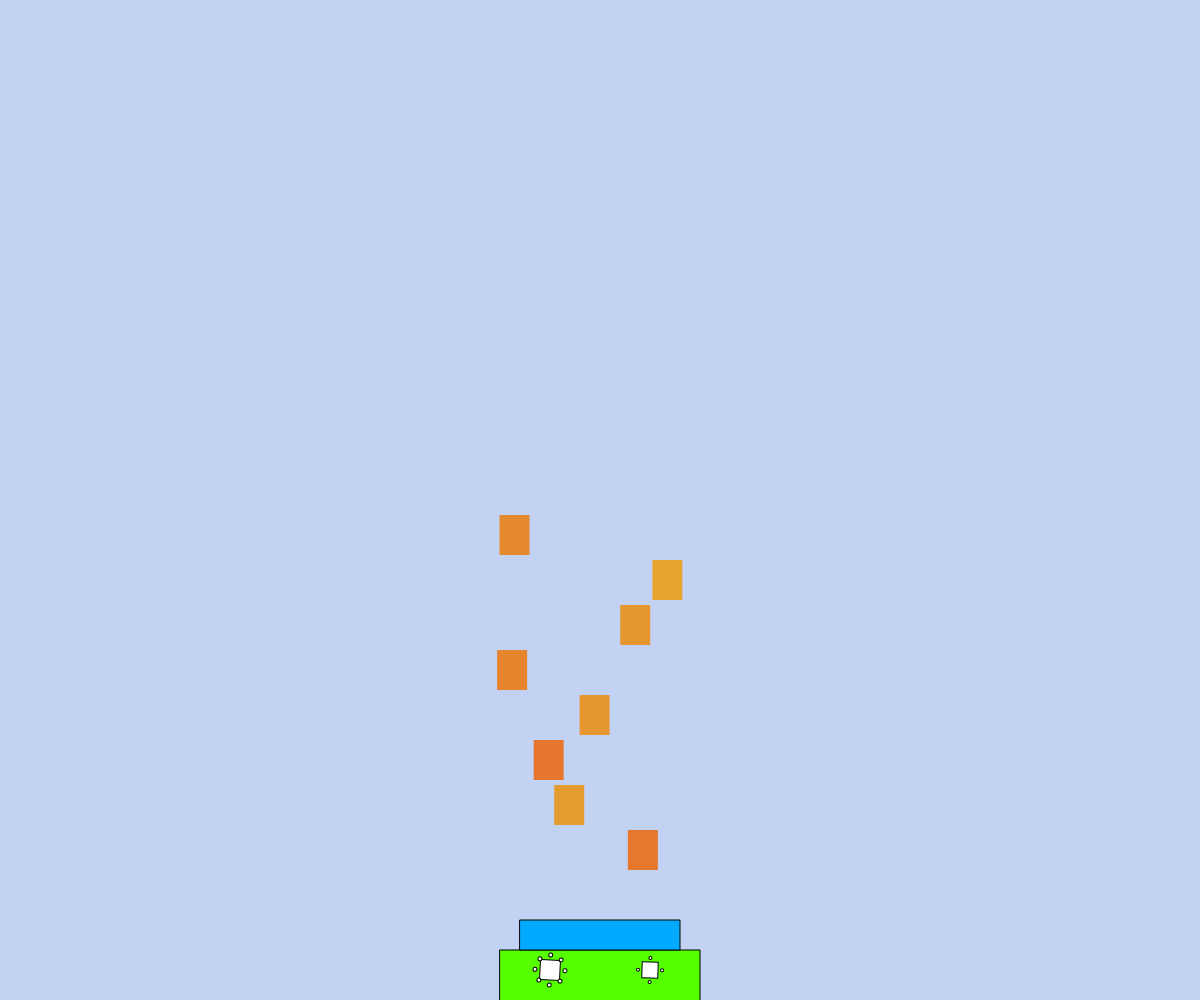
Frame 1 (no input)
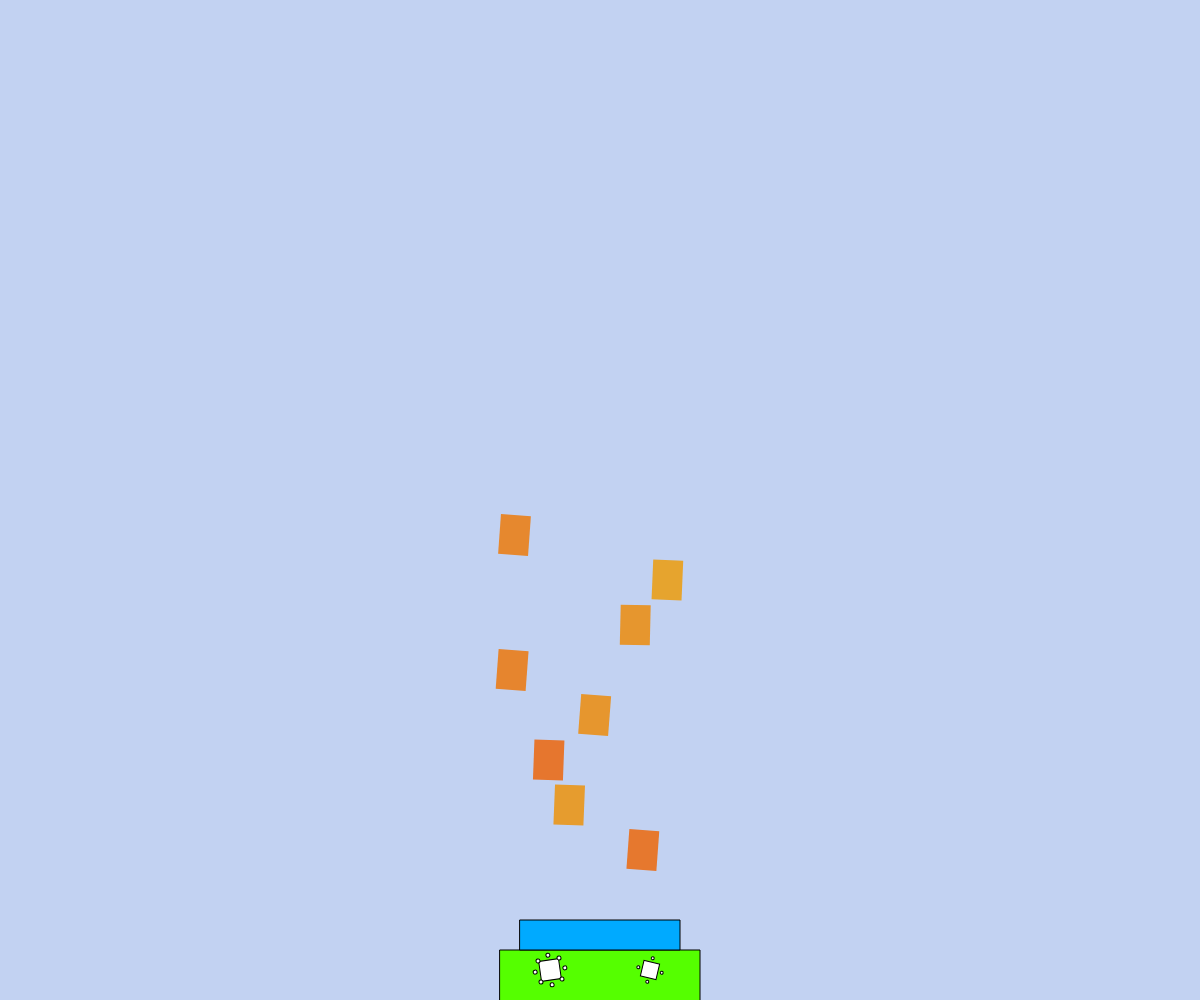
Frame 60 (no input)
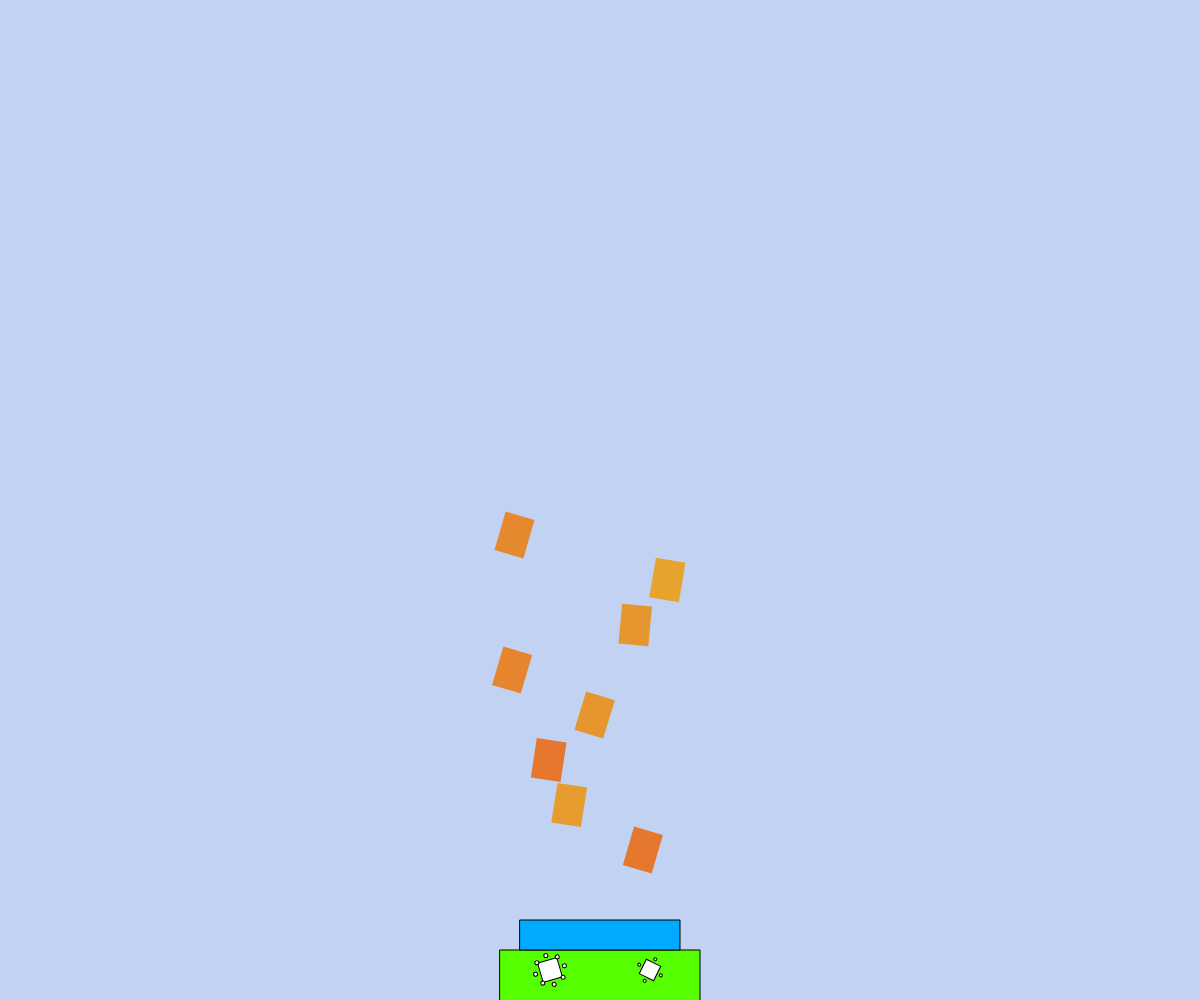
Frame 120 (the mouse pressed at the canvas centre since frame 60)

The p5.js sketch that drew these frames (run headless with seeded random() and noise() and a simulated clock; from frame 60 on, the mouse is pressed at the canvas centre):

// p5.js sketch
// ── sketch.js
let books = [];
let shredder;
let gears = [];
let plates = [];
let gravity = 0.2;
let collapseStart = 300;

class Book {
  constructor(x, y, w, h, color) {
    this.x = x;
    this.y = y;
    this.w = w;
    this.h = h;
    this.color = color;
    this.angle = 0;
    this.leanSpeed = random(0.001, 0.005);
    this.collapse = false;
    this.fallSpeed = 0;
  }

  update() {
    if (frameCount > collapseStart) {
      this.collapse = true;
    }

    if (this.collapse) {
      this.fallSpeed += gravity;
      this.y += this.fallSpeed;

      // Rotate as it falls
      this.angle += 0.02;
    } else {
      // Lean back and forth slowly
      this.angle += sin(frameCount * this.leanSpeed) * 0.01;
    }

    // Check if book is in shredder
    if (this.y > shredder.y - 50 && this.x > shredder.x && this.x < shredder.x + shredder.w) {
      this.y = shredder.y - 50; // Stop at shredder opening
    }
  }

  display() {
    push();
    translate(this.x, this.y);
    rotate(this.angle);
    fill(this.color);
    noStroke();
    rect(-this.w/2, -this.h/2, this.w, this.h);
    pop();
  }
}

class Shredder {
  constructor(x, y, w, h) {
    this.x = x;
    this.y = y;
    this.w = w;
    this.h = h;
    this.gearAngle = 0;
    this.plateAngle = 0;
  }

  update() {
    this.gearAngle += 0.05;
    this.plateAngle += 0.03;
  }

  display() {
    // Main body
    fill(100, 100, 100);
    rect(this.x, this.y, this.w, this.h);

    // Opening
    fill(200, 200, 200);
    rect(this.x + 20, this.y - 30, this.w - 40, 30);

    // Gears
    push();
    translate(this.x + 50, this.y + 20);
    rotate(this.gearAngle);
    fill(180);
    rect(-10, -10, 20, 20);
    for (let i = 0; i < 8; i++) {
      let angle = TWO_PI / 8 * i;
      let x = cos(angle) * 15;
      let y = sin(angle) * 15;
      fill(150);
      ellipse(x, y, 4, 4);
    }
    pop();

    // Plates
    push();
    translate(this.x + this.w - 50, this.y + 20);
    rotate(this.plateAngle);
    fill(160);
    rect(-8, -8, 16, 16);
    for (let i = 0; i < 4; i++) {
      let angle = TWO_PI / 4 * i;
      let x = cos(angle) * 12;
      let y = sin(angle) * 12;
      fill(130);
      ellipse(x, y, 3, 3);
    }
    pop();
  }
}

function setup() {
  createCanvas(windowWidth, windowHeight);
  colorMode(HSB, 360, 100, 100, 1);

  // Create books
  let bookHeight = 40;
  let bookWidth = 30;
  let startY = height - 150;

  for (let i = 0; i < 8; i++) {
    let x = width/2 + random(-100, 100);
    let y = startY - i * (bookHeight + 5);
    let hue = random(20, 40); // Warm colors
    books.push(new Book(x, y, bookWidth, bookHeight, color(hue, 80, 90)));
  }

  // Create shredder
  shredder = new Shredder(width/2 - 100, height - 50, 200, 60);
}

function draw() {
  background(220, 20, 95);

  // Update and display shredder
  shredder.update();
  shredder.display();

  // Update and display books
  for (let book of books) {
    book.update();
    book.display();
  }

  // Add some visual effects to show the shredding
  if (frameCount > collapseStart + 20) {
    fill(255, 100);
    noStroke();
    ellipse(width/2, height - 20, 40, 40);
    ellipse(width/2, height - 20, 30, 30);
    ellipse(width/2, height - 20, 20, 20);
  }
}

function windowResized() {
  resizeCanvas(windowWidth, windowHeight);
}
